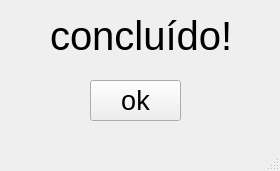
<?xml version="1.0" encoding="UTF-8"?>
<ui version="4.0">
 <class>MainWindow</class>
 <widget class="QMainWindow" name="MainWindow">
  <property name="geometry">
   <rect>
    <x>0</x>
    <y>0</y>
    <width>280</width>
    <height>171</height>
   </rect>
  </property>
  <property name="windowTitle">
   <string>MainWindow</string>
  </property>
  <widget class="QWidget" name="centralwidget">
   <widget class="QLabel" name="label">
    <property name="geometry">
     <rect>
      <x>50</x>
      <y>0</y>
      <width>201</width>
      <height>71</height>
     </rect>
    </property>
    <property name="font">
     <font>
      <pointsize>30</pointsize>
     </font>
    </property>
    <property name="text">
     <string>concluído!</string>
    </property>
   </widget>
   <widget class="QPushButton" name="pushButton">
    <property name="geometry">
     <rect>
      <x>90</x>
      <y>80</y>
      <width>91</width>
      <height>41</height>
     </rect>
    </property>
    <property name="font">
     <font>
      <pointsize>20</pointsize>
     </font>
    </property>
    <property name="text">
     <string>ok</string>
    </property>
   </widget>
  </widget>
  <widget class="QMenuBar" name="menubar">
   <property name="geometry">
    <rect>
     <x>0</x>
     <y>0</y>
     <width>280</width>
     <height>21</height>
    </rect>
   </property>
  </widget>
  <widget class="QStatusBar" name="statusbar"/>
 </widget>
 <resources/>
 <connections/>
</ui>
